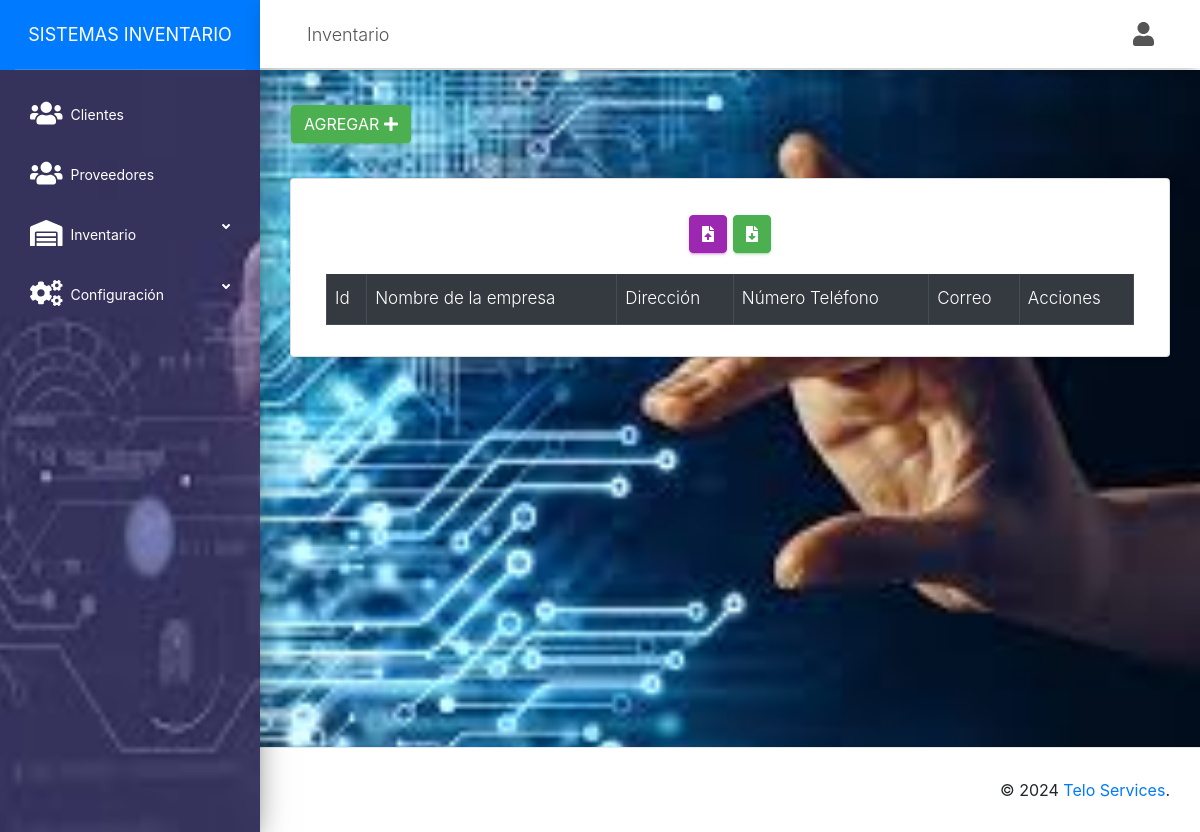
Before: /src/clientes.php (signed in) with the older database file.
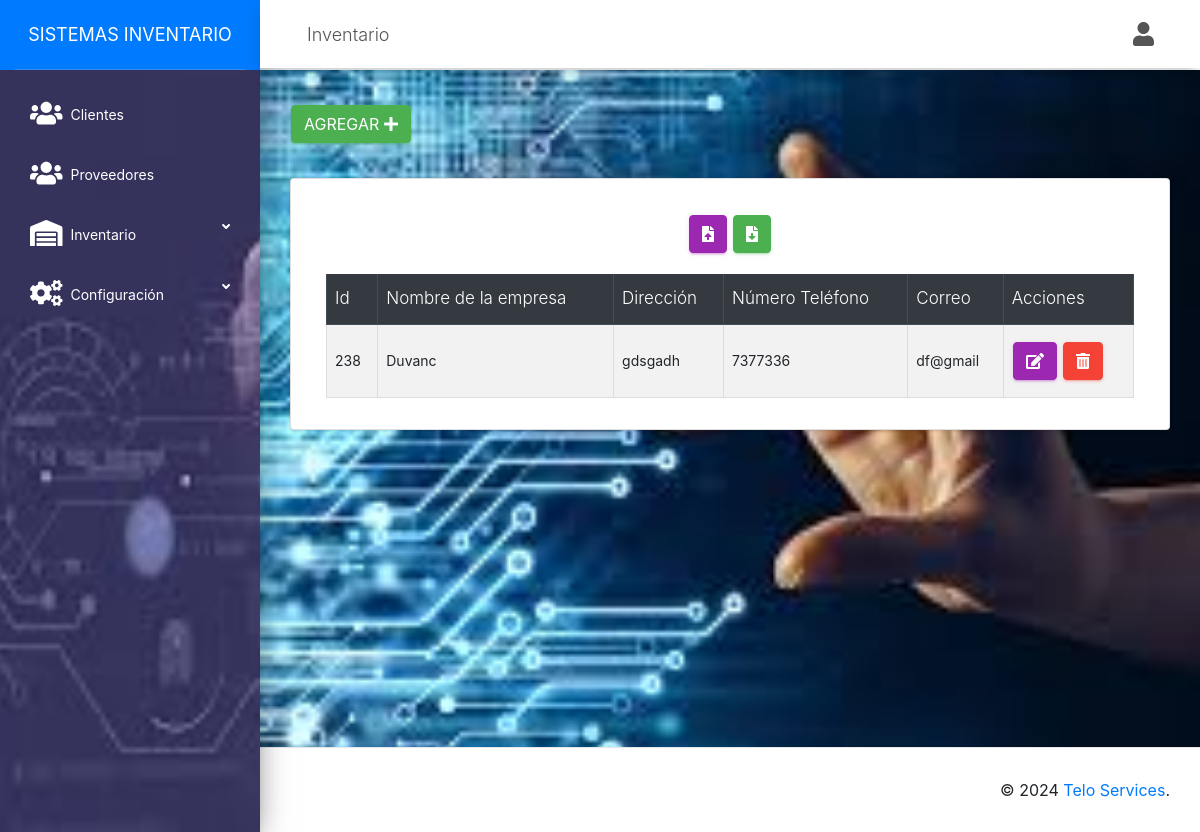
After: the same page with the newer database file.
### tables this page shows
CREATE TABLE `clientes` (
  `id` int(11) NOT NULL,
  `nombre` varchar(100) NOT NULL,
  `direccion` varchar(255) NOT NULL,
  `telefono` varchar(15) DEFAULT NULL,
  `correo` varchar(100) NOT NULL
);

### src/clientes.php (the view, shortened to what this page needs)
<?php
include_once "includes/header.php";
?>
<div >
    <button class="btn btn-success" id="btnAgregar" data-toggle="modal" data-target="#exampleModal">
        Agregar <i class="fas fa-plus"></i>
    </button>
</div>
<div class="card">
    <div class="card-body">
        <div class="row">
            <div class="col-md-12">
                <div class="text-center mt-3">
                    <a class="btn btn-primary" href="importar_clientes.php"><i class="fas fa-file-upload"></i></a>
                    <a class="btn btn-success" href="exportar_clientes.php"><i class="fas fa-file-download"></i></a>
                </div>
                <div class="col-md-12 mt-3">
                    <div class="table-responsive">
                        <table class="table table-striped table-bordered" id="tbl">
                            <thead class="thead-dark">
                                <tr>
                                    <th>Id</th>
                                    <th>Nombre de la empresa</th>
                                    <th>Dirección</th>
                                    <th>Número Teléfono</th>
                                    <th>Correo</th>
                                    <th>Acciones</th>
                                </tr>
                            </thead>
                            <tbody>
                                <?php
                                include "../conexion.php";
                                $query = mysqli_query($conexion, "SELECT * FROM clientes");
                                $result = mysqli_num_rows($query);
                                if ($result > 0) {
                                    while ($data = mysqli_fetch_assoc($query)) { ?>
                                        <tr>
                                            <td><?php echo $data['id']; ?></td>
                                            <td><?php echo $data['nombre']; ?></td>
                                            <td><?php echo $data['direccion']; ?></td>
                                            <td><?php echo $data['telefono']; ?></td>
                                            <td><?php echo $data['correo']; ?></td>
                                            <td>
                                                <a href="editar_clientes.php?id=<?php echo $data['id']; ?>" class="btn btn-primary"><i class='fas fa-edit'></i></a>
                                                <form action="eliminar_cliente.php?id=<?php echo $data['id']; ?>" method="post" class="confirmar d-inline">
                                                    <button class="btn btn-danger" type="submit"><i class='fas fa-trash-alt'></i></button>
                                                </form>
                                            </td>
                                        </tr>
                                <?php }
                                } ?>
                            </tbody>
                        </table>
                    </div>
                </div>
            </div>
        </div>
    </div>
</div>
<?php include_once "includes/footer.php"; ?>
<link rel="stylesheet" href="https://stackpath.bootstrapcdn.com/bootstrap/4.5.2/css/bootstrap.min.css">

Changed rows visible on the page:
added clientes: id "238", nombre "Duvanc", direccion "gdsgadh", telefono "7377336", correo "df@gmail"
